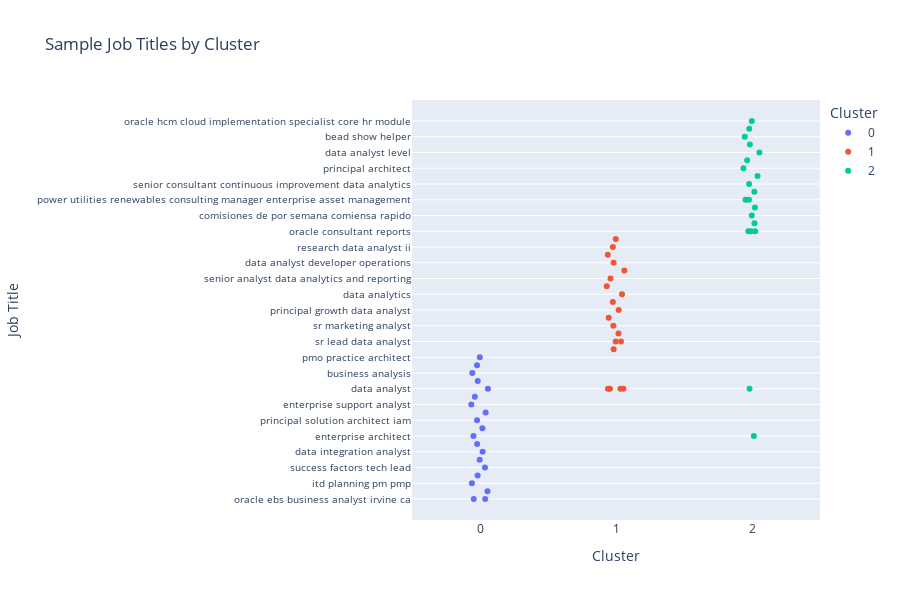

The notebook cell this image was saved under:
### Code cell
import plotly.express as px
import pandas as pd

# Sample 10 titles per cluster
title_samples = df.groupby('cluster')['TITLE_CLEAN'].apply(lambda x: x.dropna().head(20)).reset_index()

# Plotly strip plot (aka dot plot)
fig = px.strip(
    title_samples,
    x='cluster',
    y='TITLE_CLEAN',
    stripmode='overlay',
    orientation='v',
    title="Sample Job Titles by Cluster",
    labels={"TITLE_CLEAN": "Job Title", "cluster": "Cluster"},
    color='cluster'
)

fig.update_traces(jitter=0.3, marker=dict(size=8, opacity=0.7), selector=dict(type='scatter'))
fig.update_layout(height=600, width=900, yaxis_tickfont_size=10)
fig.show()

### Figure 1 — Plotly figure (JSON) as saved in the notebook; plotly's stock layout.template omitted (floating-point values rounded to 4 significant figures)
{"data": [{"alignmentgroup": "True", "boxpoints": "all", "fillcolor": "rgba(255,255,255,0)", "hoveron": "points", "hovertemplate": "Cluster=%{x}<br>Job Title=%{y}<extra></extra>", "legendgroup": "0", "line": {"color": "rgba(255,255,255,0)"}, "marker": {"color": "#636efa"}, "name": "0", "offsetgroup": "0", "orientation": "v", "pointpos": 0, "showlegend": true, "type": "box", "x": [0, 0, 0, 0, 0, 0, 0, 0, 0, 0, 0, 0, 0, 0, 0, 0, 0, 0, 0, 0], "x0": " ", "xaxis": "x", "y": ["oracle ebs business analyst irvine ca", "oracle ebs business analyst irvine ca", "dod dhs data analyst mid level", "itd planning pm pmp", "it enterprise architect", "success factors tech lead", "data analyst iii", "data integration analyst", "mdm engineer", "enterprise architect", "senior it analyst", "principal solution architect iam", "solution architect sitecore contract to hire", "enterprise support analyst", "junior data analyst", "data analyst", "project equip analyst", "business analysis", "analista de negocios", "pmo practice architect"], "y0": " ", "yaxis": "y"}, {"alignmentgroup": "True", "boxpoints": "all", "fillcolor": "rgba(255,255,255,0)", "hoveron": "points", "hovertemplate": "Cluster=%{x}<br>Job Title=%{y}<extra></extra>", "legendgroup": "1", "line": {"color": "rgba(255,255,255,0)"}, "marker": {"color": "#EF553B"}, "name": "1", "offsetgroup": "1", "orientation": "v", "pointpos": 0, "showlegend": true, "type": "box", "x": [1, 1, 1, 1, 1, 1, 1, 1, 1, 1, 1, 1, 1, 1, 1, 1, 1, 1, 1, 1], "x0": " ", "xaxis": "x", "y": ["enterprise analyst ii iii", "data analyst", "sr lead data analyst", "talent data analyst", "data analyst", "sr marketing analyst", "data analyst", "data research analyst j", "principal growth data analyst", "sr lead data analyst", "senior enterprise architect remote virtual", "data analytics", "client quantitative analyst i", "senior analyst data analytics and reporting", "sr bi analyst data scientist", "data analyst developer operations", "data analyst", "enterprise data and analytics lead", "research data analyst ii", "odi data analyst only w"], "y0": " ", "yaxis": "y"}, {"alignmentgroup": "True", "boxpoints": "all", "fillcolor": "rgba(255,255,255,0)", "hoveron": "points", "hovertemplate": "Cluster=%{x}<br>Job Title=%{y}<extra></extra>", "legendgroup": "2", "line": {"color": "rgba(255,255,255,0)"}, "marker": {"color": "#00cc96"}, "name": "2", "offsetgroup": "2", "orientation": "v", "pointpos": 0, "showlegend": true, "type": "box", "x": [2, 2, 2, 2, 2, 2, 2, 2, 2, 2, 2, 2, 2, 2, 2, 2, 2, 2, 2, 2], "x0": " ", "xaxis": "x", "y": ["oracle consultant reports", "sr lead data mgmt analyst sas product owner", "comisiones de por semana comiensa rapido", "sap sd otc consultant us", "data analyst", "power utilities renewables consulting manager enterprise asset management", "sr enterprise data architecture", "senior consultant continuous improvement data analytics", "sap fscm consultant", "oracle consultant reports", "principal architect", "enterprise architect", "process engineer", "data analyst level", "security enterprise architect", "bead show helper", "power utilities renewables consulting manager enterprise asset management", "oracle consultant reports", "sap btp consultant", "oracle hcm cloud implementation specialist core hr module"], "y0": " ", "yaxis": "y"}], "layout": {"boxmode": "overlay", "height": 600, "legend": {"title": {"text": "Cluster"}, "tracegroupgap": 0}, "title": {"text": "Sample Job Titles by Cluster"}, "width": 900, "xaxis": {"anchor": "y", "categoryarray": [0, 1, 2], "categoryorder": "array", "domain": [0, 1], "title": {"text": "Cluster"}}, "yaxis": {"anchor": "x", "domain": [0, 1], "tickfont": {"size": 10}, "title": {"text": "Job Title"}}}}
